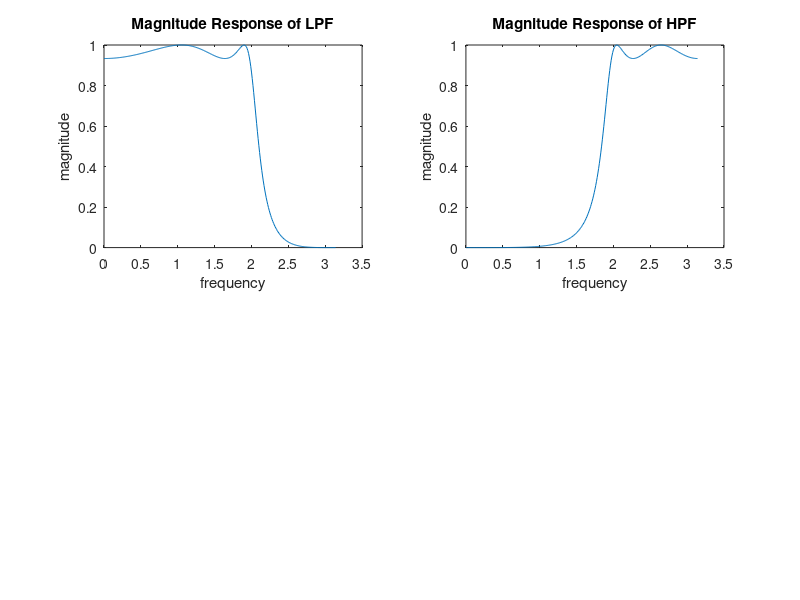

The MATLAB source for this figure: (Note: this script raises an error after producing the figure.)
clc
close all;
clear all;


disp('LPF FILTER');
wp=0.2*pi;
ws=0.4*pi;
ap=0.6;
as=30;
[N,wc]=cheb1ord(wp,ws,ap,as,'s');
disp('Order of the filter: ');
disp(N);
disp('Cut off frequency: ');
disp(wc);
[Nr,Dr]=cheby1(N,ap,wc,'low');
w=0:0.01:pi;
[H,f]=freqz(Nr,Dr,w);
subplot(2,2,1);
plot(f,abs(H));
xlabel('frequency');
ylabel('magnitude');
title('Magnitude Response of LPF');


disp('HPF FILTER');
wp=0.2*pi;
ws=0.4*pi;
ap=0.6;
as=30;
[N,wc]=cheb1ord(wp,ws,ap,as,'s');
disp('Order of the filter: ');
disp(N);
disp('Cut off frequency: ');
disp(wc);
[Nr,Dr]=cheby1(N,ap,wc,'high');
w=0:0.01:pi;
[H,f]=freqz(Nr,Dr,w);
subplot(2,2,2);
plot(f,abs(H));
xlabel('frequency');
ylabel('magnitude');
title('Magnitude Response of HPF');



disp('BPF FILTER');
wp=[0.1*pi 0.3*pi];
ws=[0.05*pi 0.35*pi];
ap=0.6;
as=30;
[N,wc]=cheb1ord(wp,ws,ap,as,'s');
disp('Order of the filter: ');
disp(N);
disp('Cut off frequency: ');
disp(wc);
[Nr,Dr]=cheby1(N,ap,wc,'bandpass');
w=0:0.01:pi;
[H,f]=freqz(Nr,Dr,w);
subplot(2,2,3);
plot(f/pi,abs(H));
xlabel('frequency');
ylabel('magnitude');
title('Magnitude Response of BPF');


disp('BSF / BRF / BEF FILTER');
wp=[0.05*pi 0.25*pi];
ws=[0.1*pi 0.2*pi];
ap=0.6;
as=30;
[N,wc]=cheb1ord(wp,ws,ap,as,'s');
disp('Order of the filter: ');
disp(N);
disp('Cut off frequency: ');
disp(wc);
[Nr,Dr]=cheby1(N,ap,wc,'stop');
w=0:0.01:pi;
[H,f]=freqz(Nr,Dr,w);
subplot(2,2,4);
plot(f/pi,abs(H));
xlabel('frequency');
ylabel('magnitude');
title('Magnitude Response of BSF');
